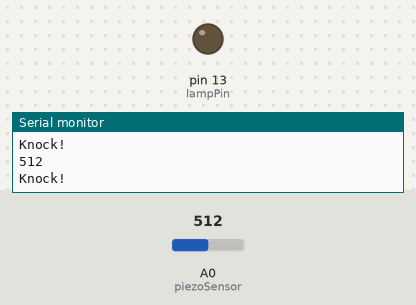
A sketch run on a simulated Arduino Uno, built with avr-gcc and run on an emulated ATmega328P. Shown: output pins drawn as LEDs (lit = HIGH), the last lines printed to the serial monitor. Inputs (shaded band) come from the test bench; at power-on: A0 (piezoSensor) = 512.

Above: at 1.2 s.
1.3 s: A0 (piezoSensor) set to 489
At 2.5 s:
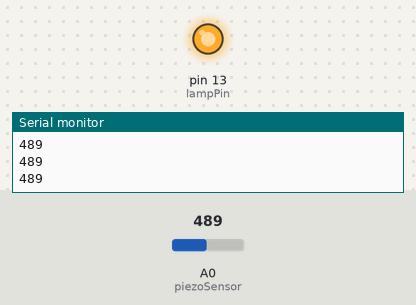
2.8 s: A0 (piezoSensor) set to 510
At 3.5 s:
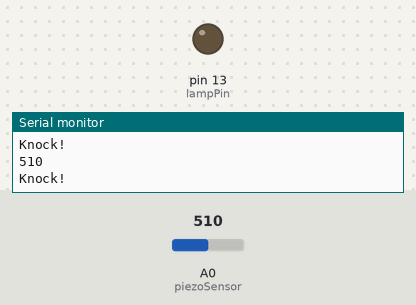
5.8 s: A0 (piezoSensor) set to 490
At 7.1 s:
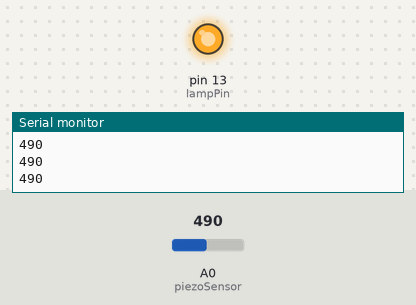
Timing chart, 0 to 8.8 s (numbered marks = the images above; inputs shaded):
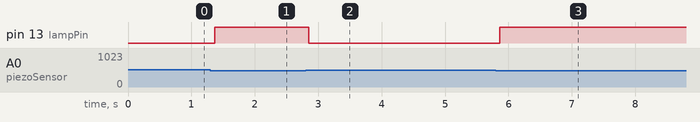

Measured:
- the behaviour switches between 500 and 499 on A0 (piezoSensor) (found by bisection; images 0 and 1)
- after the input at 1.3 s, pin 13 (lampPin): LOW → HIGH after 0.07 s
- after the input at 2.8 s, pin 13 (lampPin): HIGH → LOW after 0.05 s
- after the input at 5.8 s, pin 13 (lampPin): LOW → HIGH after 0.06 s

The sketch:

piezoPinkSheep.ino
```cpp
const int lampPin = 13;
const int piezoSensor = A0;
const int threshold = 500;

int sensorReading = 0;
int lampState = LOW;

void setup() {

  Serial.begin(9600);
  pinMode(lampPin, OUTPUT);

}

void loop() {
  sensorReading = analogRead(piezoSensor);
  Serial.println(sensorReading);
  digitalWrite(lampPin, LOW);


  if (sensorReading >=500) {

    digitalWrite(lampPin, LOW);
    Serial.println("Knock!");

  }
  else{
    digitalWrite(lampPin, HIGH);
  }
}
```
